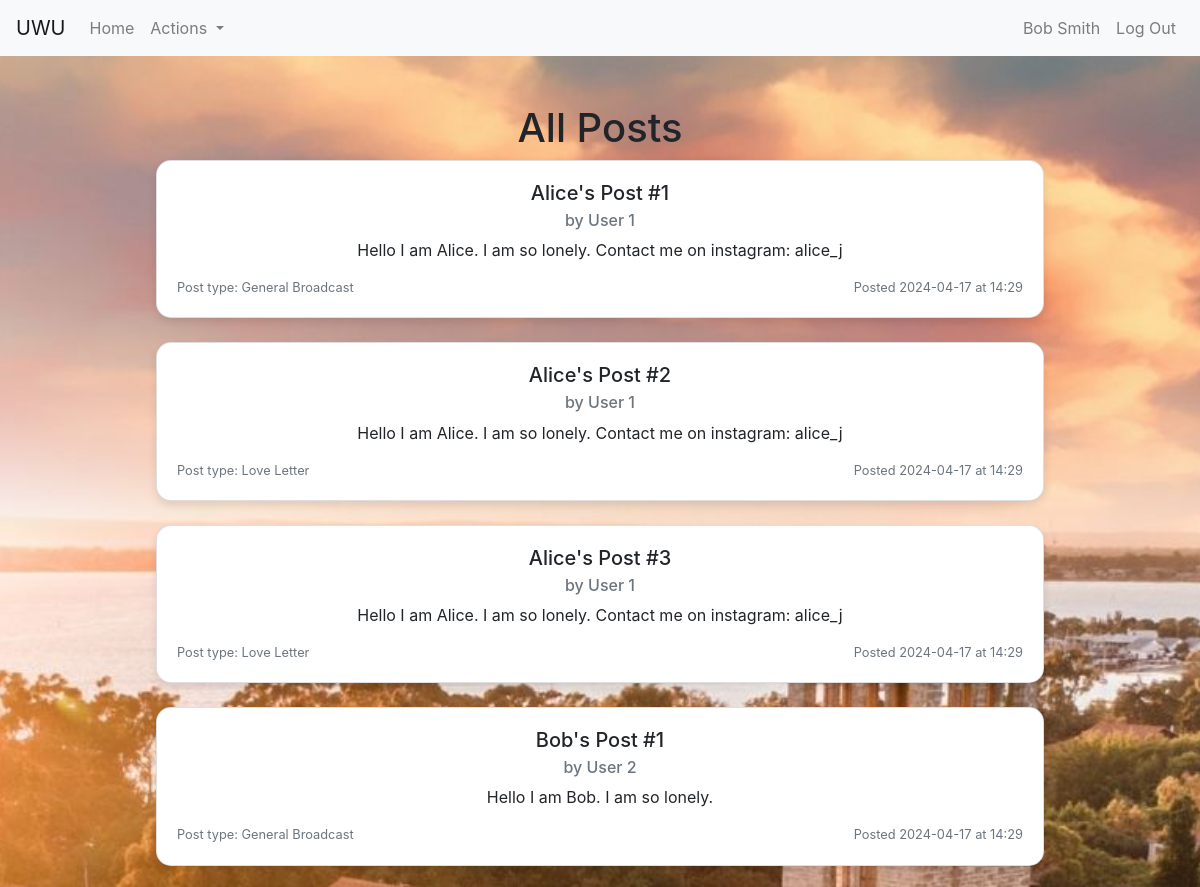
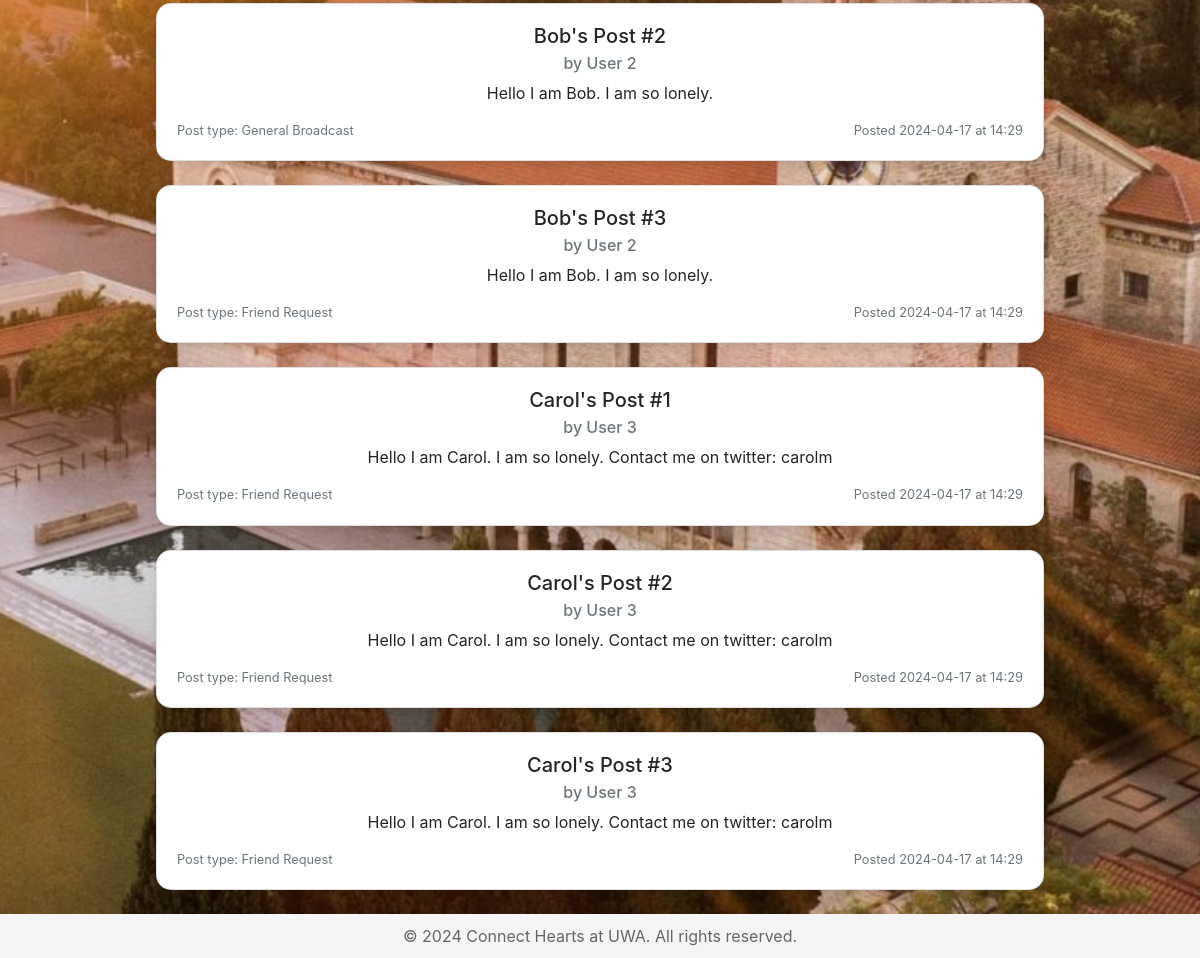
Screenshot of /post/browse (signed in) with the database file from the repository (2 pictures, top to bottom).
### models.py (models this page shows)
class Post(db.Model):
    post_id = db.Column(db.Integer, primary_key=True)
    user_id = db.Column(db.Integer, db.ForeignKey("user.user_id"), nullable=False)
    title = db.Column(db.String(200), nullable=False)
    is_anonymous = db.Column(db.Boolean, default=False)
    content = db.Column(db.Text, nullable=False)
    post_type = db.Column(db.String(50), nullable=False)
    created_at = db.Column(db.DateTime, server_default=db.func.now())
    replies = db.relationship("Reply", backref="post", lazy=True)

### blueprints/post.py (the view)
@post.route("/browse")
def browse():
    posts = Post.query.all()
    return render_template("browse.html", posts=posts)

### templates/browse.html (shortened to what this page needs)
{% extends "base.html" %}
{% block content %}
<div class="container mt-5">
    <h1 class="text-center">All Posts</h1>
    {% for post in posts %}
    <div class="card mb-4" style="width: 80%; margin-left: auto; margin-right: auto;">
        <div class="card-body">
            <h5 class="card-title">{{ post.title }}</h5>
            <h6 class="card-subtitle mb-2 text-muted">by User {{ post.user_id }}</h6>
            <p class="card-text">{{ post.content }}</p>
            <div class="d-flex justify-content-between">
                <small class="text-muted">Post type: {{ post.post_type }}</small>
                <small class="text-muted">
                    Posted {{ post.created_at.strftime('%Y-%m-%d at %H:%M') }}
                </small>
            </div>
        </div>
    </div>
    {% endfor %}
</div>
{% endblock %}

### static/css/style.css (style rules this page uses)
html, body { height: 100%; margin: 0; padding: 0; display: flex; flex-direction: column; }
body { background-image: url("../images/uwa-sunrise-crop.jpg"); background-size: cover; background-position: center; }
.card { text-align: center; border-radius: 15px; box-shadow: 0 4px 8px rgba(0, 0, 0, 0.1); }
.card { width: 80%; margin: 0 auto 20px; box-shadow: 0 4px 8px rgba(0, 0, 0, 0.1); }

### rows the page displays
Post: title "Alice's Post #1", user_id "1", content "Hello I am Alice. I am so lonely. Contact me on instagram: alice_j", post_type "General Broadcast", created_at "2024-04-17 at 14:29"
Post: title "Alice's Post #2", user_id "1", content "Hello I am Alice. I am so lonely. Contact me on instagram: alice_j", post_type "Love Letter", created_at "2024-04-17 at 14:29"
Post: title "Alice's Post #3", user_id "1", content "Hello I am Alice. I am so lonely. Contact me on instagram: alice_j", post_type "Love Letter", created_at "2024-04-17 at 14:29"
Post: title "Bob's Post #1", user_id "2", content "Hello I am Bob. I am so lonely.", post_type "General Broadcast", created_at "2024-04-17 at 14:29"
Post: title "Bob's Post #2", user_id "2", content "Hello I am Bob. I am so lonely.", post_type "General Broadcast", created_at "2024-04-17 at 14:29"
Post: title "Bob's Post #3", user_id "2", content "Hello I am Bob. I am so lonely.", post_type "Friend Request", created_at "2024-04-17 at 14:29"
Post: title "Carol's Post #1", user_id "3", content "Hello I am Carol. I am so lonely. Contact me on twitter: carolm", post_type "Friend Request", created_at "2024-04-17 at 14:29"
Post: title "Carol's Post #2", user_id "3", content "Hello I am Carol. I am so lonely. Contact me on twitter: carolm", post_type "Friend Request", created_at "2024-04-17 at 14:29"
Post: title "Carol's Post #3", user_id "3", content "Hello I am Carol. I am so lonely. Contact me on twitter: carolm", post_type "Friend Request", created_at "2024-04-17 at 14:29"

### other values shown
{{ session['user_name'] }} "Bob Smith"
